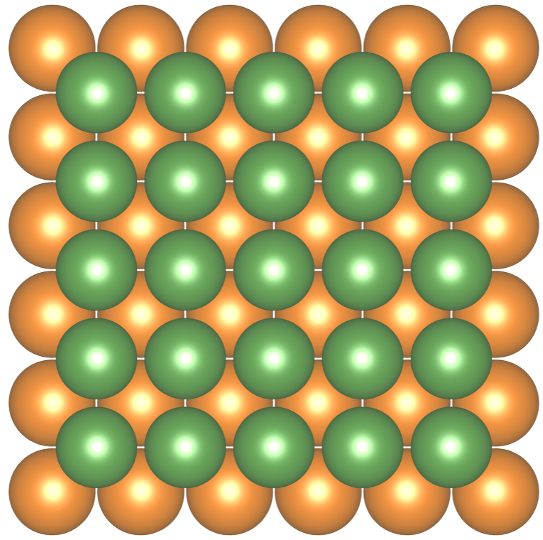
#> input picture paper_femgo/analysis/fig_env_vesta/fig_env_top.png, 543 x 540 px
$ python emit_fig_env_png.py
#> lines starting #> are read from the running program, lines starting #| are printed output that depends on the picture; after the words box and inside, x2 and y2 are one past the last pixel; in counts of white or black regions, pixels touching at a corner belong together
"""
emit_fig_env_png.py — Fig S1 (Fig_env) panel images from the VESTA renders.

Crops the owner's VESTA-rendered top/side views to their opaque content, flattens
to white, and writes TWO separate 300-dpi panel images so the supplementary can
place them in a line-less two-column table with (a)/(b) labels as text below.

Input (owner's VESTA renders):
  analysis/fig_env_vesta/fig_env_top.png    (a, top view)
  analysis/fig_env_vesta/fig_env_side.png   (b, side view)

Output (tracked in git):
  analysis/figures/Fig_env_a.png
  analysis/figures/Fig_env_b.png

Environment: any python with Pillow + numpy.
"""
__version__ = "1.0.0"

import os
import numpy as np
from PIL import Image

SRC_DIR = os.path.join(os.path.dirname(os.path.abspath(__file__)),
                       '..', 'analysis', 'fig_env_vesta')
FIG_DIR = os.path.join(os.path.dirname(os.path.abspath(__file__)),
                       '..', 'analysis', 'figures')

PANELS = [
    ('fig_env_top.png', 'Fig_env_a.png'),
    ('fig_env_side.png', 'Fig_env_b.png'),
]

# Panels are placed at 3.5 cm in the tex; size generously for 300 dpi print.
TARGET_HEIGHT = 600   # px per panel (~300 dpi at ~5 cm)
OUT_DPI = 300


def crop_flatten_white(filename, target_height):
    """Crop to opaque content, flatten RGBA to white, upscale to target height."""
#> called with filename = 'fig_env_top.png', target_height = 600
    with Image.open(os.path.join(SRC_DIR, filename)).convert('RGBA') as im:
#> im is the input picture: PIL image 543x540 RGBA; mean R, G, B, A 153, 144.2, 84.5, 227.6
        a = np.array(im)
        mask = a[..., 3] > 10
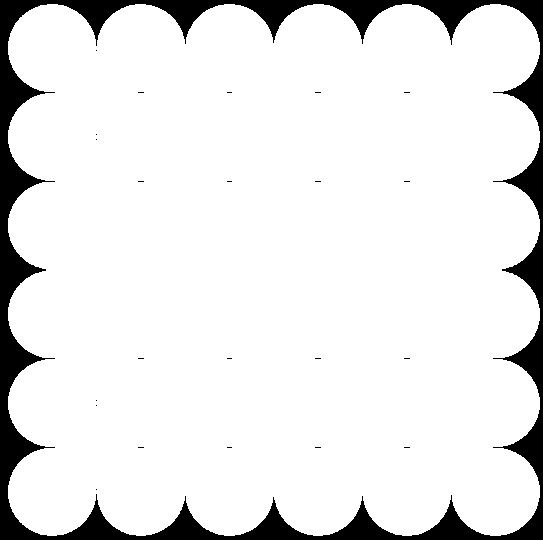
#> mask: shape (540, 543) bool; 90.1% white; 23 black regions (22 under 20 px), largest, box (x1, y1, x2, y2) and area: (0, 0, 543, 540) 28988
        if mask.any():
            ys, xs = np.where(mask)
            box = (int(xs.min()), int(ys.min()), int(xs.max()) + 1, int(ys.max()) + 1)
#> box = (8, 4, 540, 536)
            im = im.crop(box)
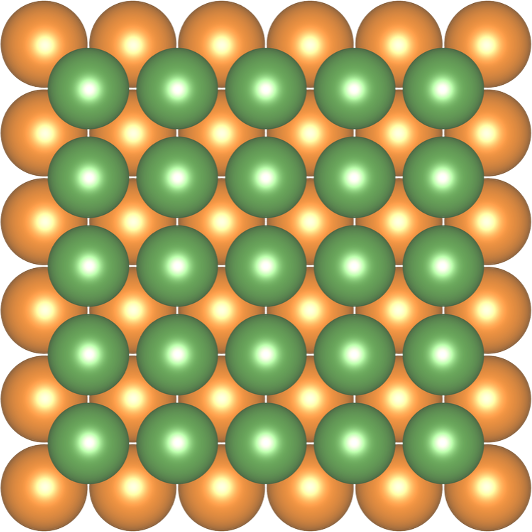
#> im: PIL image 532x532 RGBA; mean R, G, B, A 157.9, 148.9, 87, 235.8; transparent parts drawn white
        # flatten to white
        bg = Image.new('RGBA', im.size, (255, 255, 255, 255))
#> bg: PIL image 532x532 RGBA; every value is 255
        bg.alpha_composite(im)
        rgb = bg.convert('RGB')
    w, h = rgb.size
#> w = 532; h = 532
    scale = target_height / max(h, 1)
#> scale = 1.13
    new_w = max(1, int(round(w * scale)))
#> new_w = 600
    return rgb.resize((new_w, target_height), Image.LANCZOS)
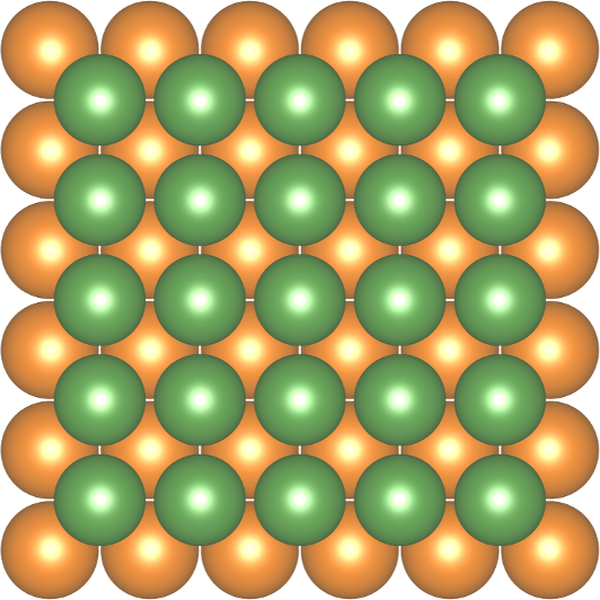
#> returned value: PIL image 600x600 RGB; mean R, G, B 172.7, 163.9, 102.1


def main():
    os.makedirs(FIG_DIR, exist_ok=True)
    made = 0
    for src, out in PANELS:
        src_path = os.path.join(SRC_DIR, src)
        if not os.path.exists(src_path):
            print(f'  MISSING {src}')
            continue
        img = crop_flatten_white(src, TARGET_HEIGHT)
        out_path = os.path.join(FIG_DIR, out)
        img.save(out_path, dpi=(OUT_DPI, OUT_DPI))
        print(f'  -> {out_path} ({img.size[0]}x{img.size[1]} @ {OUT_DPI} dpi)')
#|   -> paper_femgo/codes/../analysis/figures/Fig_env_a.png (600x600 @ 300 dpi)
        made += 1
#> pass 2 of the loop in main, `for src, out in PANELS:`:
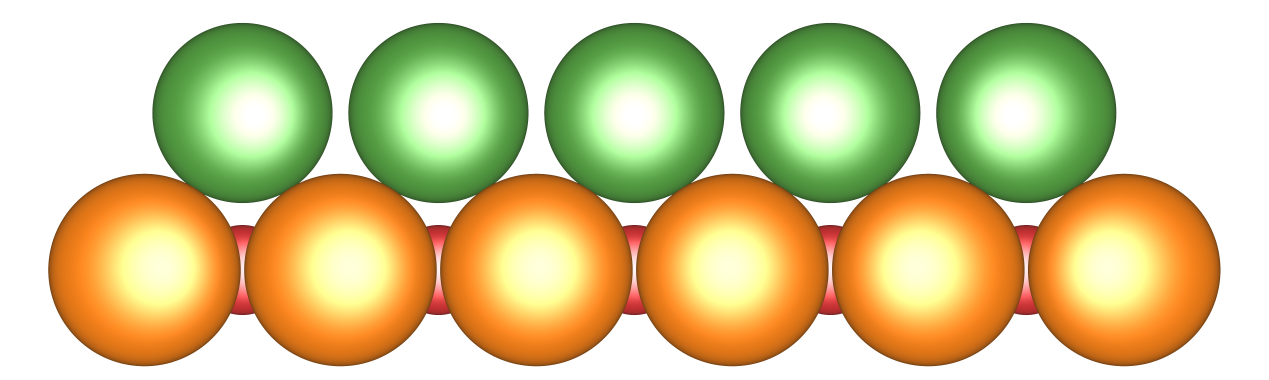
#> input picture paper_femgo/analysis/fig_env_vesta/fig_env_side.png, 5075 x 1520 px (shown at 1/4 size)
#> in crop_flatten_white, im is the input picture: PIL image 5075x1520 RGBA; mean R, G, B, A 212.3, 200.5, 147, 162.2
#> in crop_flatten_white (call 2), `mask = a[..., 3] > 10`:
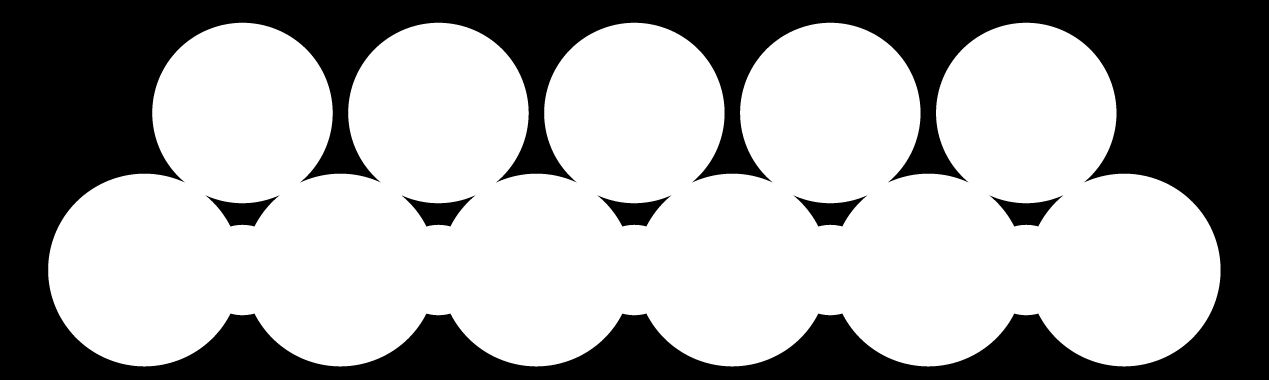
#> mask: shape (1520, 5075) bool (shown at 1/4 size); 63.7% white; 10 black regions (4 under 20 px), largest, box (x1, y1, x2, y2) and area: (0, 0, 5075, 1520) 2717739, (3173, 781, 3469, 906) 16012, (822, 781, 1118, 906) 16009, (1607, 781, 1902, 906) 16008, (2391, 782, 2684, 906) 16007, (3957, 781, 4253, 906) 16004
#> box = (193, 91, 4882, 1466)
#> in crop_flatten_white (call 2), `im = im.crop(box)`:
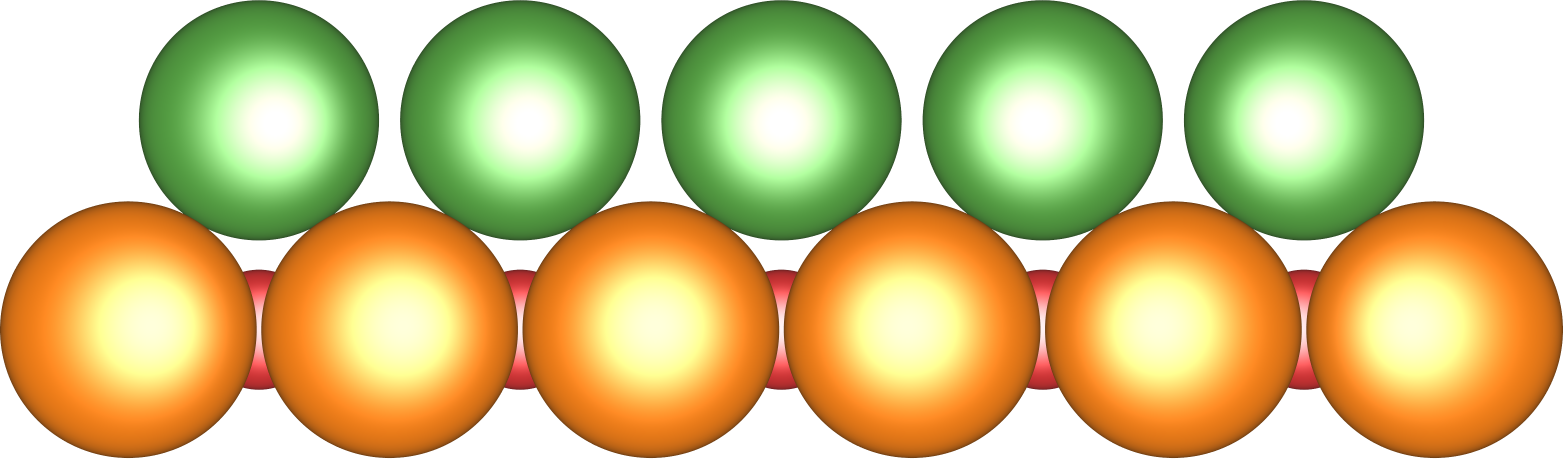
#> im: PIL image 4689x1375 RGBA (shown at 1/3 size); mean R, G, B, A 203.9, 189.8, 125.8, 194.1; transparent parts drawn white
#> rgb: PIL image 4689x1375 RGB
#|   -> paper_femgo/codes/../analysis/figures/Fig_env_b.png (2046x600 @ 300 dpi)
    if not made:
        print('  no panels produced')


if __name__ == '__main__':
    main()
